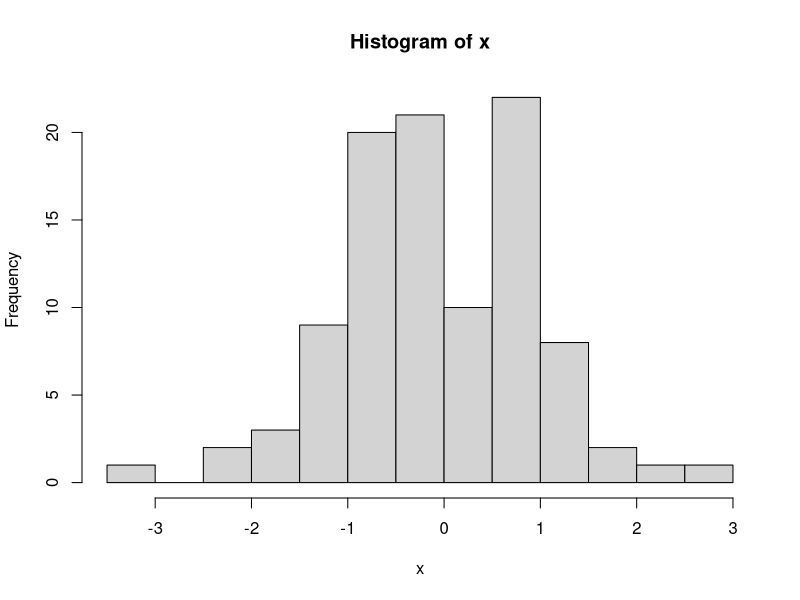
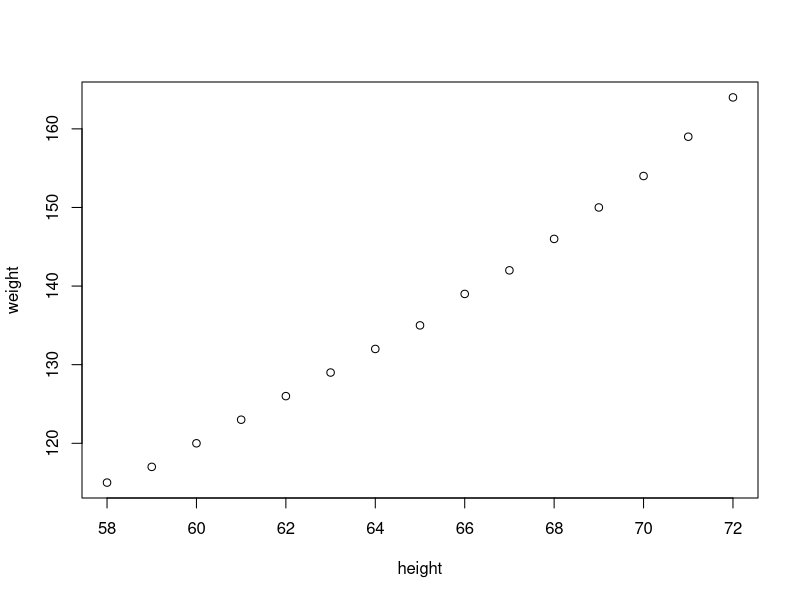
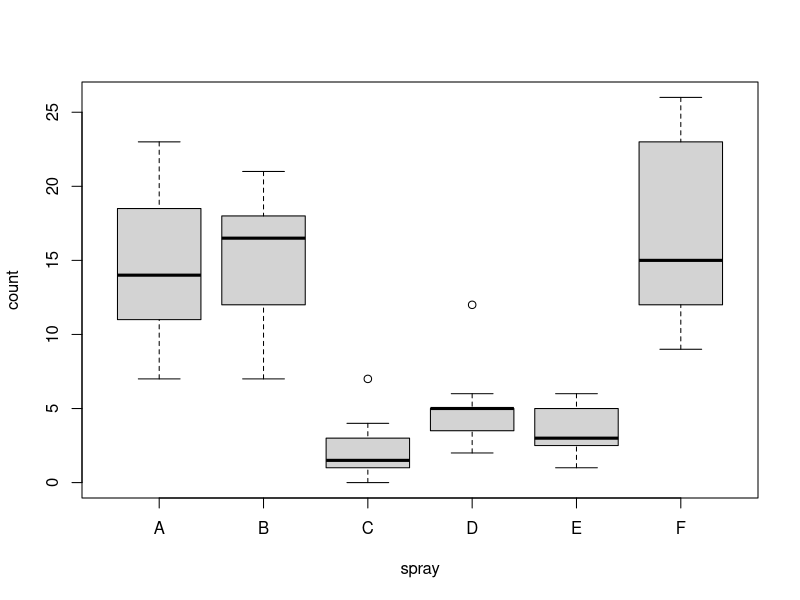
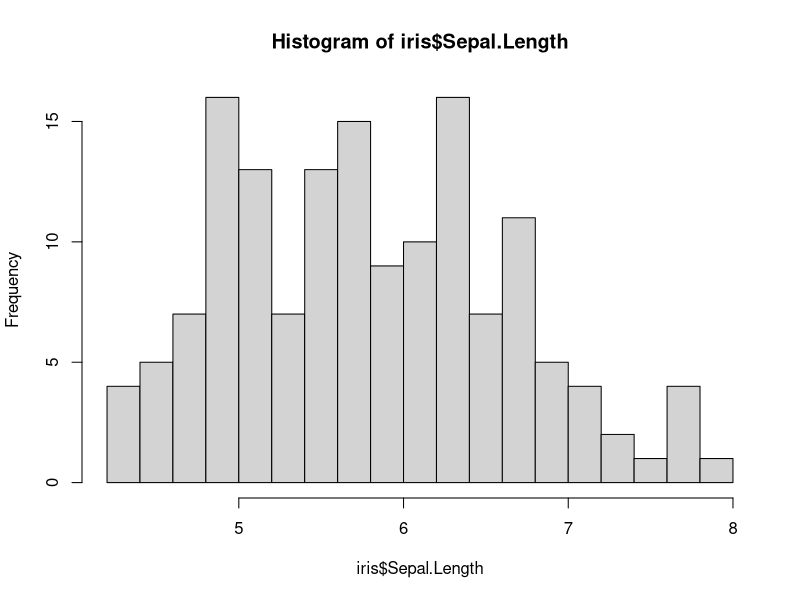

These figures' R source, in order:
## ---- chunk 1
knitr::opts_chunk$set(comment=NA)
## ---- chunk 2
1 + 1
## ---- chunk 3
# Sample 100 numbers from the normal distribution 
# Store under the name 'x'
x <- rnorm(100)
# plot a histogram of x
hist(x, breaks=20)
## ---- chunk 4
summary(x) # overview
sd(x)      # standard deviation
head(x,3)  # first three values
## ---- chunk 5
length(x)
class(x)
y <- c(joe=1, bill=7, averett=3)
names(y)
## ---- chunk 6
x <- 10
X <- 11
ls()
## ---- chunk 7
x <- 10
x <- "fiets"
x
## ---- chunk 8
x <- c(1,3,2,6)
y <- c(2,5,7,3)
x + y # add
x * y # multiply
x ^ y # x to the power of y
## ---- chunk 9
x
2 * x  # here is '2' a vector of length 1
x + 3
## ---- chunk 10
x <- c(0,1,4,9, 12)
sqrt(x) # squqre root of x
## ---- chunk 11
x <- c(1,4,2,NA,6)
c( mean1 = mean(x), mean2 = mean(x, na.rm=TRUE) )
## ---- chunk 12
# this dataset is built into R for examples.
head(InsectSprays,3)
## ---- chunk 13
summary(InsectSprays)
## ---- chunk 14
plot(weight ~ height, data=women)
## ---- chunk 15
plot(count ~ spray, data=InsectSprays)
## ---- chunk 16
# met '$' selecteer je een kolom
hist(iris$Sepal.Length, breaks=20)
## ---- chunk 17
library(dplyr)
## ---- chunk 18
x <- c("noot", "boom", "roos", "vis", "aap")
y <- c("aap", "noot", "mies")
x %in% y
